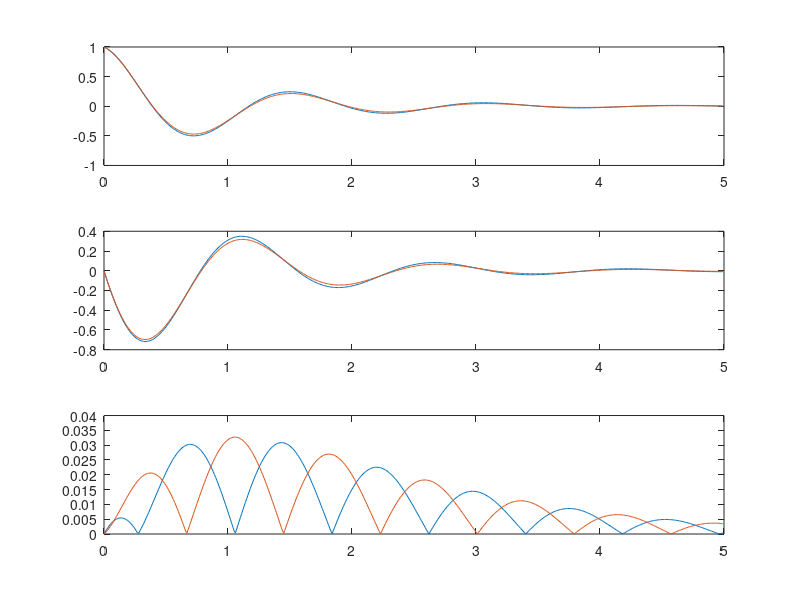

Recreate this plot in MATLAB.
function ode1

nu = 1;
k = 2;
h = 0.01;
E0 = 1;

n = fix(5/h);
t = zeros(1,n);
En = zeros(1,n);
Ee = zeros(1,n);

En(1) = E0;
Ee(1) = E0;
for j=2:n,
  t(j) = t(j-1)+h;
  En(j) = En(j-1) - (nu+i*k^2)*En(j-1)*h;
	Ee(j) = Ee(j-1)*exp(- (nu+i*k^2)*h);
end

subplot(311),
plot(t, real(En), t, real(Ee))

subplot(312),
plot(t, imag(En), t, imag(Ee))

subplot(313)
plot(t,abs(real(En-Ee)),t,abs(imag(En-Ee)))
